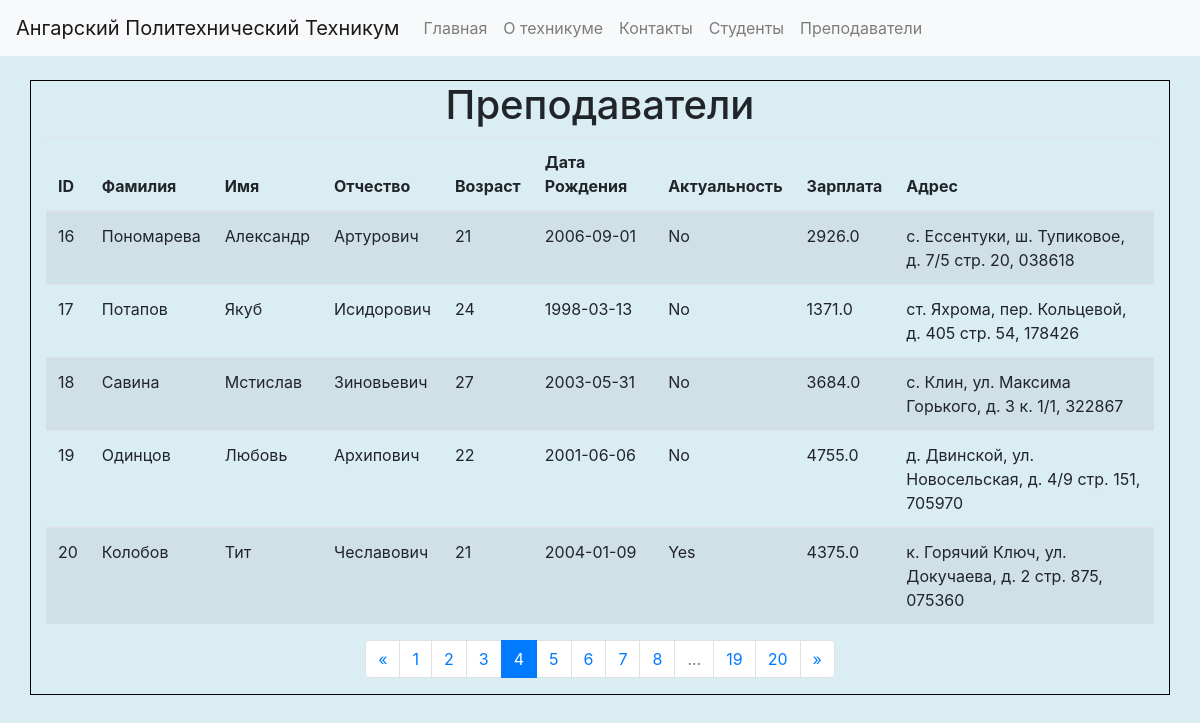
The page /prepods?page=4 on the database its author committed.
### app.py (models this page shows, shortened)
class Prepod(db.Model):
    id = db.Column(db.Integer, primary_key=True)
    first_name = db.Column(db.String(80), nullable=False)
    last_name = db.Column(db.String(80), nullable=False)
    middle_name = db.Column(db.String(80), nullable=False)
    age = db.Column(db.Integer, nullable=False)
    birth_date = db.Column(db.Date, nullable=False)
    is_active = db.Column(db.Boolean, nullable=False, default=True)
    salary = db.Column(db.Float, nullable=False)
    address = db.Column(db.String(120), nullable=False)

### app.py (the view)
@app.route('/prepods')
def prepods():
    page = request.args.get('page', 1, type=int)
    prepods = Prepod.query.paginate(page=page, per_page=5)
    return render_template('prepods.html', prepods=prepods)

### templates/prepods.html (shortened to what this page needs)
{% extends "layout.html" %}
{% block content %}
<h1>Преподаватели</h1>
<table class="table table-striped">
    <thead>
        <tr>
            <th>ID</th>
            <th>Фамилия</th>
            <th>Имя</th>
            <th>Отчество</th>
            <th>Возраст</th>
            <th>Дата Рождения</th>
            <th>Актуальность</th>
            <th>Зарплата</th>
            <th>Адрес</th>
        </tr>
    </thead>
    <tbody>
        {% for prepod in prepods.items %}
        <tr>
            <td>{{ prepod.id }}</td>
            <td>{{ prepod.last_name }}</td>
            <td>{{ prepod.first_name }}</td>
            <td>{{ prepod.middle_name }}</td>
            <td>{{ prepod.age }}</td>
            <td>{{ prepod.birth_date }}</td>
            <td>{{ "Yes" if prepod.is_active else "No" }}</td>
            <td>{{ prepod.salary }}</td>
            <td>{{ prepod.address }}</td>
        </tr>
        {% endfor %}
    </tbody>
</table>
<nav aria-label="Page navigation">
    <ul class="pagination">
        {% if prepods.has_prev %}
        <li class="page-item">
            <a class="page-link" href="{{ url_for('prepods', page=prepods.prev_num) }}" aria-label="Previous">
                <span aria-hidden="true">&laquo;</span>
            </a>
        </li>
        {% else %}
        <li class="page-item disabled">
            <span class="page-link" aria-hidden="true">&laquo;</span>
        </li>
        {% endif %}
        {% for page_num in prepods.iter_pages() %}
            {% if page_num %}
                {% if page_num != prepods.page %}
                <li class="page-item">
                    <a class="page-link" href="{{ url_for('prepods', page=page_num) }}">{{ page_num }}</a>
                </li>
                {% else %}
                <li class="page-item active">
                    <span class="page-link">{{ page_num }}</span>
                </li>
                {% endif %}
            {% else %}
            <li class="page-item disabled">
                <span class="page-link">...</span>
            </li>
            {% endif %}
        {% endfor %}
        {% if prepods.has_next %}
        <li class="page-item">
            <a class="page-link" href="{{ url_for('prepods', page=prepods.next_num) }}" aria-label="Next">
                <span aria-hidden="true">&raquo;</span>
            </a>
        </li>
        {% else %}
        <li class="page-item disabled">
            <span class="page-link" aria-hidden="true">&raquo;</span>
        </li>
        {% endif %}
    </ul>
</nav>
{% endblock %}

### static/css/styles.css (style rules this page uses)
body { background-color: rgb(218, 237, 243); }

### rows shown on the page
Prepod: id "16", last_name "Пономарева", first_name "Александр", middle_name "Артурович", age "21", birth_date "2006-09-01", is_active "No", salary "2926.0", address "с. Ессентуки, ш. Тупиковое, д. 7/5 стр. 20, 038618"
Prepod: id "17", last_name "Потапов", first_name "Якуб", middle_name "Исидорович", age "24", birth_date "1998-03-13", is_active "No", salary "1371.0", address "ст. Яхрома, пер. Кольцевой, д. 405 стр. 54, 178426"
Prepod: id "18", last_name "Савина", first_name "Мстислав", middle_name "Зиновьевич", age "27", birth_date "2003-05-31", is_active "No", salary "3684.0", address "с. Клин, ул. Максима Горького, д. 3 к. 1/1, 322867"
Prepod: id "19", last_name "Одинцов", first_name "Любовь", middle_name "Архипович", age "22", birth_date "2001-06-06", is_active "No", salary "4755.0", address "д. Двинской, ул. Новосельская, д. 4/9 стр. 151, 705970"
Prepod: id "20", last_name "Колобов", first_name "Тит", middle_name "Чеславович", age "21", birth_date "2004-01-09", is_active "Yes", salary "4375.0", address "к. Горячий Ключ, ул. Докучаева, д. 2 стр. 875, 075360"

### other values the page prints
{{ page_num }} "1" "2" "3" "5" "6" "7" "8" "19" "20"
{{ page_num }} "4"
